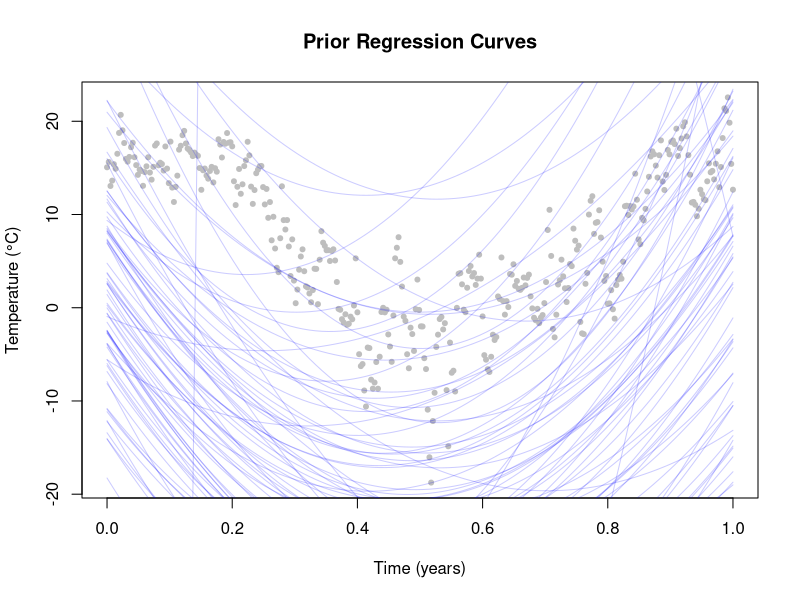
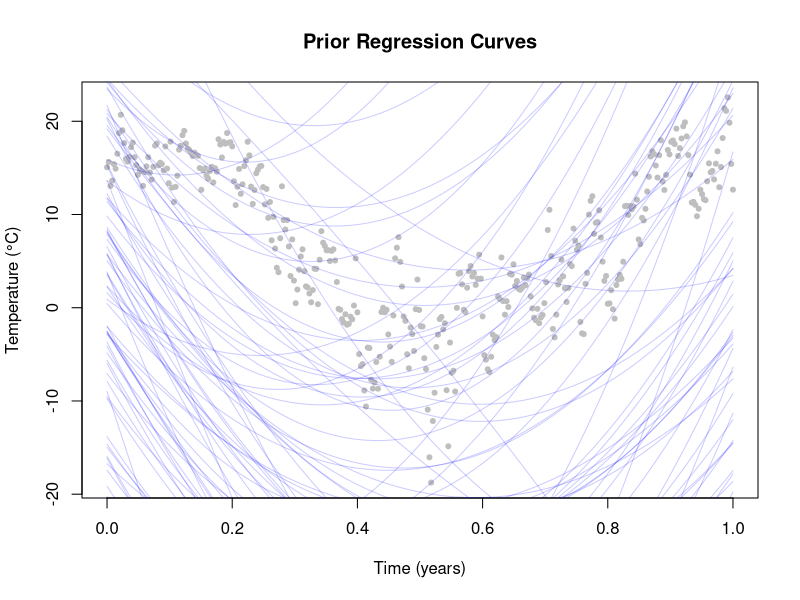
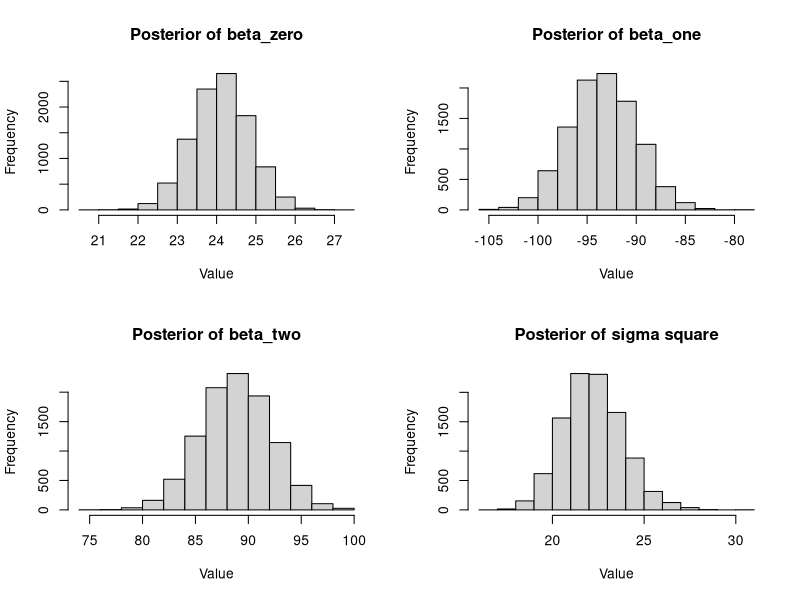
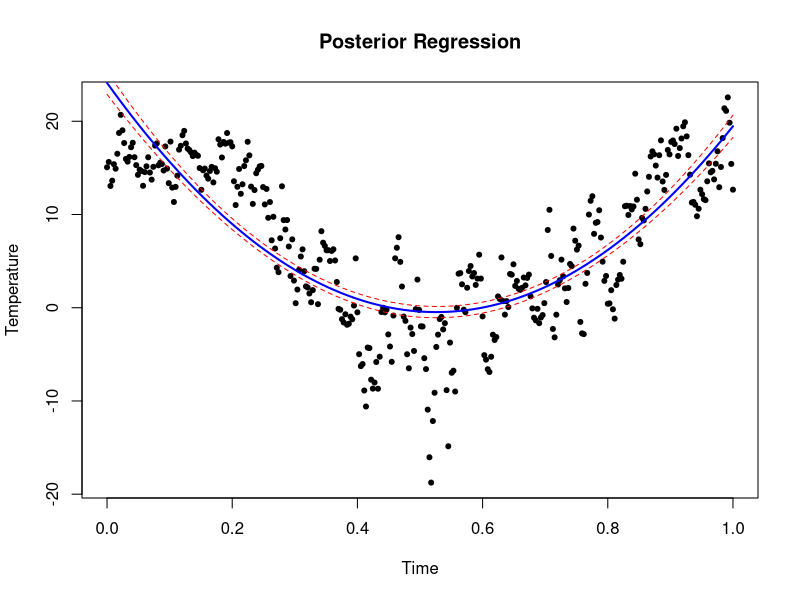
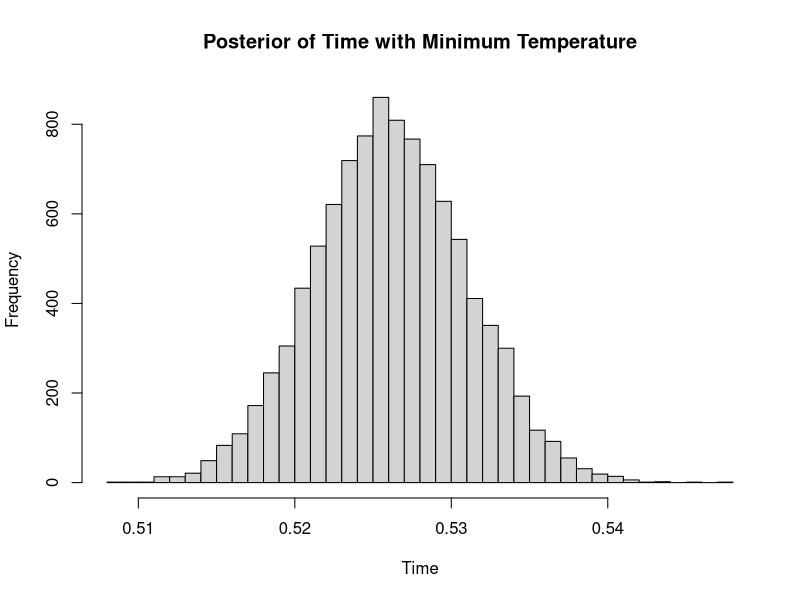
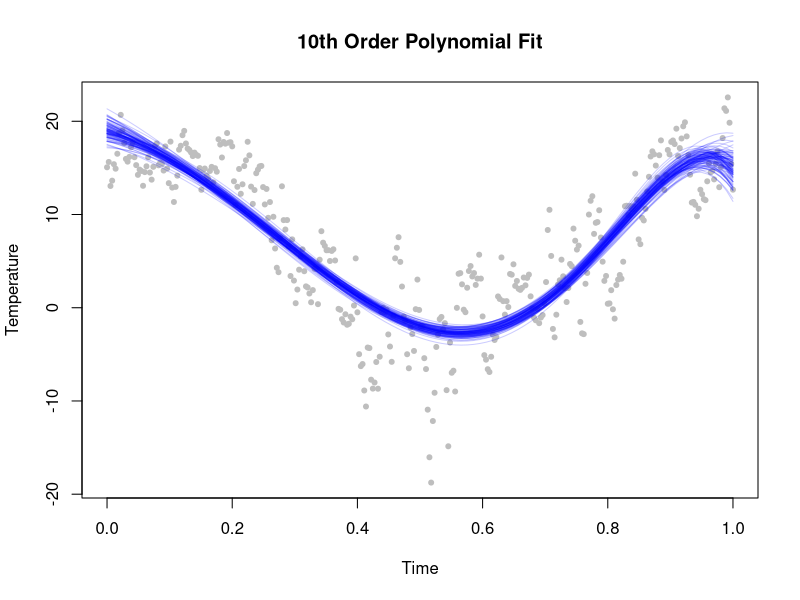
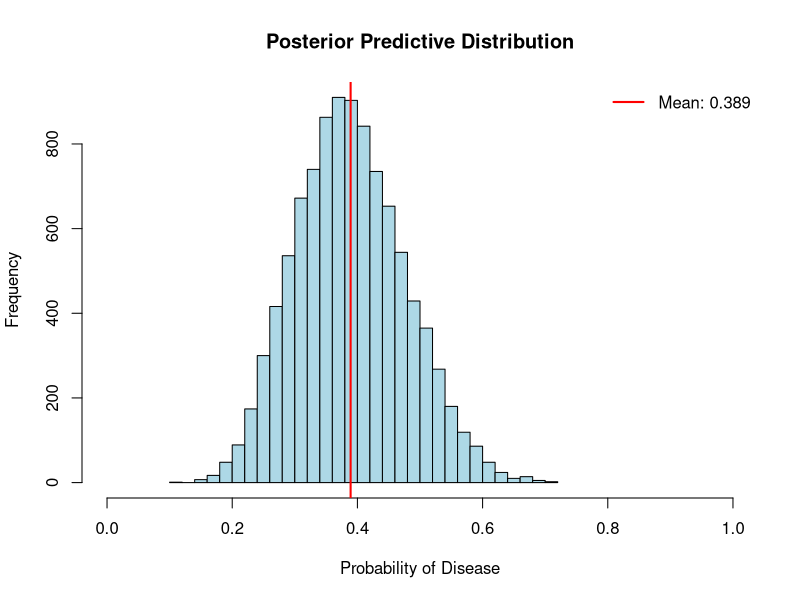

The R script that drew these images, in order:
## ---- chunk 1
knitr::opts_chunk$set(echo = TRUE)
knitr::opts_chunk$set(size = "small")
## ---- chunk 2
library(mvtnorm)
data <- read.csv("temp_linkoping.csv")
data$time <- as.numeric(as.Date(data$date) - as.numeric(as.Date("2023-07-01"))) / 365
time_values <- seq(min(data$time), max(data$time), length=100)
## ---- chunk 3
conjugate_prior <- function(mu, omega, vu, sigma) {
  sigma_square <- sigma * vu / rchisq(100, df=vu)
  beta <- matrix(NA, nrow=100, ncol=3)
  return(list(res_beta=beta, res_sigma=sigma_square))
}
## ---- chunk 4
mu <- c(0, -100, 100)
omega <- 0.01 * diag(3)
vu <- 1
sigma <- 1 
prior <- conjugate_prior(mu, omega, vu, sigma)
plot(data$time, data$temp, main="Prior Regression Curves",
       xlab="Time (years)", ylab="Temperature (°C)", pch=20, col="gray")
for (value in 1:length(prior$res_sigma)) {
  prior$res_beta[value,] <- rmvnorm(1, mean=mu, sigma=prior$res_sigma[value] * solve(omega))
  y_values <- prior$res_beta[value,1] + prior$res_beta[value,2]*time_values + prior$res_beta[value,3]*time_values^2
  lines(time_values, y_values, col=rgb(0,0,1,0.2))
}
## ---- chunk 5
new_mu <- c(10, 0, -10)
new_omega <- 0.001 * diag(3)
new_vu <- 5
new_sigma <- 5
new_prior <- conjugate_prior(new_mu, new_omega, new_vu, new_sigma)
plot(data$time, data$temp, main="Prior Regression Curves",
       xlab="Time (years)", ylab="Temperature (°C)", pch=20, col="gray")
for (value in 1:length(new_prior$res_sigma)) {
  new_prior$res_beta[value,] <- rmvnorm(1, mean=mu, sigma=new_prior$res_sigma[value] * solve(omega))
  y_values <- new_prior$res_beta[value,1] + new_prior$res_beta[value,2]*time_values + new_prior$res_beta[value,3]*time_values^2
  lines(time_values, y_values, col=rgb(0,0,1,0.2))
}
## ---- chunk 6
simulate_posterior <- function(y, x, mu, omega, vu, sigma) {
  new_omega_value <- t(x) %*% x + omega
  new_mu_value <- solve(new_omega_value) %*% (t(x) %*% y + omega %*% mu)
  new_vu_value <- vu + length(y)
  new_sigma_value <- (vu * sigma + sum(y^2) + 
                        t(mu) %*% omega %*% mu - 
                        t(new_mu_value) %*% new_omega_value %*% new_mu_value) / new_vu_value
  
  new_sigma_square <- as.numeric(new_sigma_value) * new_vu_value / rchisq(10000, df=new_vu_value)
  posterior_beta <- matrix(NA, nrow=10000, ncol=3)
  for (i in 1:10000) {
    posterior_beta[i, ] <- rmvnorm(1, mean=as.vector(new_mu_value),
                                   sigma=new_sigma_square[i] * solve(new_omega_value))
  }
  list(sim_beta = posterior_beta,sim_sigma = new_sigma_square)
}
## ---- chunk 7
x <- cbind(1, data$time, data$time^2)
y <- data$temp

posterior <- simulate_posterior(y,x,mu,omega,vu,sigma)
## ---- chunk 8
par(mfrow = c(2, 2))
hist(posterior$sim_beta[,1], main="Posterior of beta_zero", xlab="Value")
hist(posterior$sim_beta[,2], main="Posterior of beta_one", xlab="Value")
hist(posterior$sim_beta[,3], main="Posterior of beta_two", xlab="Value")
hist(posterior$sim_sigma, main="Posterior of sigma square", xlab="Value")
par(mfrow = c(1, 1))  
## ---- chunk 9
posterior_predictions <- matrix(NA, nrow=10000, ncol=length(time_values))
for (i in 1:10000) {
  posterior_predictions[i,] <- posterior$sim_beta[i,1] + posterior$sim_beta[i,2]*time_values + 
    posterior$sim_beta[i,3]*time_values^2
}

prediction_median <- apply(posterior_predictions, 2, median)
prediction_lower <- apply(posterior_predictions, 2, quantile, 0.05)
prediction_upper <- apply(posterior_predictions, 2, quantile, 0.95)

plot(data$time, data$temp, main="Posterior Regression", 
     xlab="Time", ylab="Temperature", pch=20)
lines(time_values, prediction_median, col="blue", lwd=2)
lines(time_values, prediction_lower, col="red", lty=2)
lines(time_values, prediction_upper, col="red", lty=2)
## ---- chunk 10
min_time <- -posterior$sim_beta[,2] / (2 * posterior$sim_beta[,3])
hist(min_time, main="Posterior of Time with Minimum Temperature",
     xlab="Time", breaks=50)
## ---- chunk 11
order <- 10
mu_poly <- rep(0, order+1)
omega_poly <- diag(order+1) * 0.01

# Create design matrix
x_poly <- matrix(1, nrow=length(y), ncol=order+1)
for (j in 1:order) {
  x_poly[,j+1] <- data$time^j
}

# Posterior calculations
omega_poly_post <- t(x_poly) %*% x_poly + omega_poly
mu_poly_post <- solve(omega_poly_post) %*% (t(x_poly) %*% y + omega_poly %*% mu_poly)
vu_poly_post <- new_vu + length(y)
sigma_poly_post <- (new_vu * new_sigma + sum(y^2) + 
                      t(mu_poly) %*% omega_poly %*% mu_poly - 
                      t(mu_poly_post) %*% omega_poly_post %*% mu_poly_post) / vu_poly_post

# Simulate from posterior
sigma_poly_sim <- as.numeric(sigma_poly_post) * vu_poly_post / rchisq(100, df=vu_poly_post)
beta_poly <- matrix(NA, nrow=100, ncol=order+1)
for (i in 1:100) {
  beta_poly[i,] <- rmvnorm(1, mean=as.vector(mu_poly_post),
                           sigma=sigma_poly_sim[i] * solve(omega_poly_post))
}

# Plot prior curves
x_poly_new <- matrix(1, nrow=length(time_values), ncol=order+1)
for (j in 1:order) {
  x_poly_new[,j+1] <- time_values^j
}

plot(data$time, data$temp, main="10th Order Polynomial Fit",
     xlab="Time", ylab="Temperature", pch=20, col="gray")
for (i in 1:100) {
  y_poly <- x_poly_new %*% beta_poly[i,]
  lines(time_values, y_poly, col=rgb(0,0,1,0.2))
}
## ---- chunk 12
library(mvtnorm)
library(dplyr)

# Part A
disease_data <- read.csv("Disease.csv")

x <- cbind(
  Intercept = 1,
  age_new = (disease_data$age - mean(disease_data$age))/sd(disease_data$age),
  gender = disease_data$gender,
  duration_new = (disease_data$duration_of_symptoms - mean(disease_data$duration_of_symptoms))/sd(disease_data$duration_of_symptoms),
  dyspnoea = disease_data$dyspnoea,
  white_Blood_new = (disease_data$white_blood - mean(disease_data$white_blood))/sd(disease_data$white_blood)
)

y <- disease_data$class_of_diagnosis

posterior_function <- function(beta, x, y) {
  linear_predictor <- x %*% beta
  log_likelihood <- sum(y * linear_predictor - log(1 + exp(linear_predictor)))
  log_prior <- sum(dnorm(beta, mean = 0, sd = 2, log = TRUE))
  return(log_likelihood + log_prior)
}

optim_res <- optim(par = rep(0, ncol(x)),
                   fn = posterior_function,
                   x = x,
                   y = y,
                   control = list(fnscale = -1),
                   method = "BFGS",
                   hessian = TRUE)

posterior_mode <- optim_res$par
negative_hessian <- -optim_res$hessian
covariance_matrix <- solve(negative_hessian)

coefficient_age <- posterior_mode[2]
standard_error_age <- sqrt(covariance_matrix[2, 2])
ci_age <- coefficient_age + c(-1.96, 1.96) * standard_error_age
## ---- chunk 13
cat("\n95% Posterior interval for coefficient of age:", ci_age)
## ---- chunk 14
disease_data <- disease_data %>%
  mutate(age_new = (age - mean(age))/sd(age),
         duration_new = (duration_of_symptoms - mean(duration_of_symptoms))/sd(duration_of_symptoms),
         white_blood_new = (white_blood - mean(white_blood))/sd(white_blood))

glm_model <- glm(class_of_diagnosis ~ age_new + gender + duration_new + dyspnoea + white_blood_new,
                 data = disease_data, family = binomial)

print("MLE from glm:")
print(coef(glm_model))

print("Posterior mode Values:")
print(posterior_mode)
## ---- chunk 15
posterior_predictive_distribution <- function(x_values) {
  beta_values <- rmvnorm(10000, mean = posterior_mode, sigma = covariance_matrix)
  probabilities <- as.vector(plogis(x_values %*% t(beta_values)))
  return(probabilities)
}

new_age <- (38 - mean(disease_data$age)) / sd(disease_data$age)
new_duration <- (10 - mean(disease_data$duration_of_symptoms)) / sd(disease_data$duration_of_symptoms)
new_white <- (11000 - mean(disease_data$white_blood)) / sd(disease_data$white_blood)

x_values <- c(1, new_age, 1, new_duration, 0, new_white)

posterior_predictive_values <- posterior_predictive_distribution(x_values)

hist(posterior_predictive_values, breaks = 30, col = "lightblue",
     main = "Posterior Predictive Distribution",
     xlab = "Probability of Disease",
     xlim = c(0, 1))
abline(v = mean(posterior_predictive_values), col = "red", lwd = 2)
legend("topright", legend = paste("Mean:", round(mean(posterior_predictive_values), 3)),
       col = "red", lwd = 2, bty = "n")

cat("\nSummary of posterior predictive distribution:\n")
print(summary(posterior_predictive_values))

cat("Mean:", mean(posterior_predictive_values))

cat("95% interval")
print(quantile(posterior_predictive_values, c(0.025, 0.975)))
